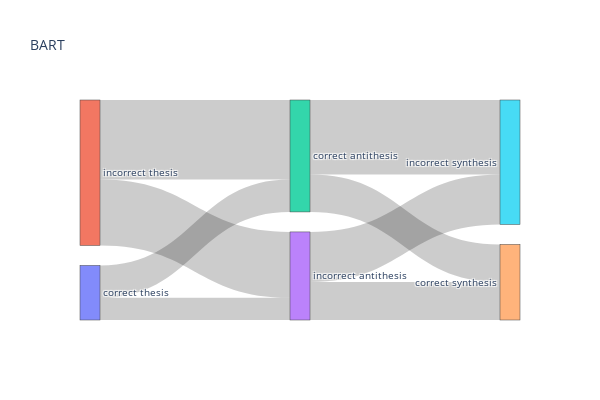

This figure's notebook cell:
### Code cell
import plotly.graph_objects as go

label_list = ['correct thesis', 'incorrect thesis', 'correct antithesis', 'incorrect antithesis', 'correct synthesis', 'incorrect synthesis']
# correct thesis: 0, incorrect thesis: 1, correct antithesis: 2, incorrect antithesis: 3, correct synthesis: 4, incorrect synthesis: 5
source = [0, 0, 1, 1, 2, 2, 3, 3]
target = [2, 3, 2, 3, 4, 5, 4, 5]
count = [57, 39, 140, 116, 66, 131, 67, 88]


fig = go.Figure(data=[go.Sankey(
    node = {"label": label_list},
    link = {"source": source, "target": target, "value": count}
    )])

fig.update_layout(title_text="BART", font_size=10, width=600, height=400)

fig.show()

### Figure 1 — Plotly figure (JSON) as saved in the notebook; plotly's stock layout.template omitted (floating-point values rounded to 4 significant figures)
{"data": [{"link": {"source": [0, 0, 1, 1, 2, 2, 3, 3], "target": [2, 3, 2, 3, 4, 5, 4, 5], "value": [57, 39, 140, 116, 66, 131, 67, 88]}, "node": {"label": ["correct thesis", "incorrect thesis", "correct antithesis", "incorrect antithesis", "correct synthesis", "incorrect synthesis"]}, "type": "sankey"}], "layout": {"font": {"size": 10}, "height": 400, "title": {"text": "BART"}, "width": 600}}
